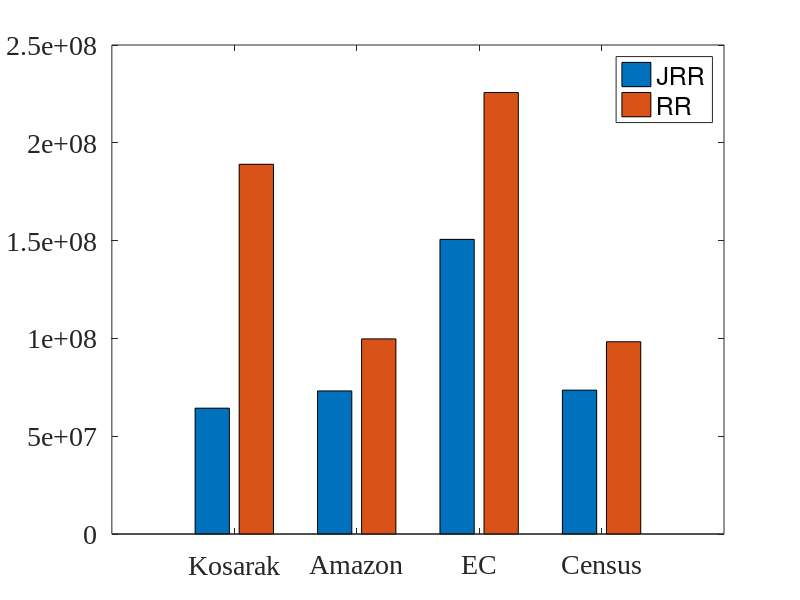
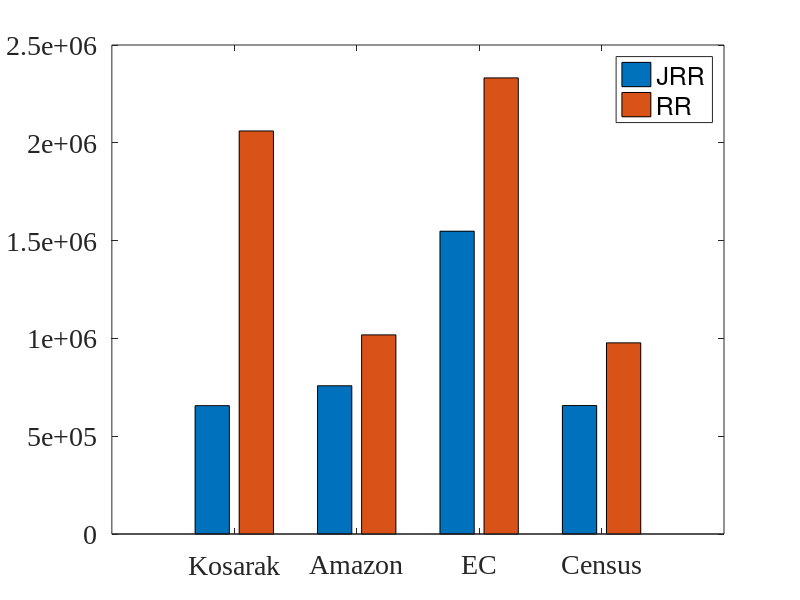
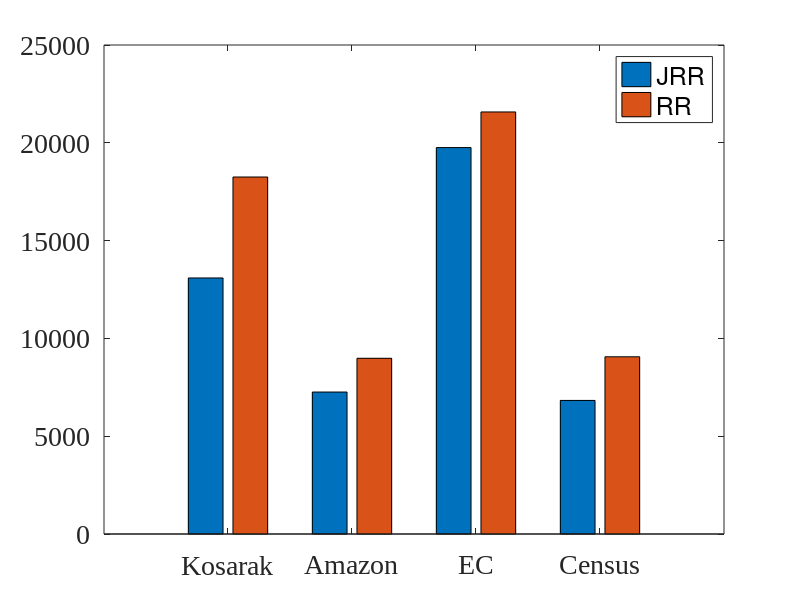

Reproduce these figures in MATLAB, in order.
close all
clear
clc

for epsilon_index = 2:4
    load ./estimated_Kos.mat
    mse_kos_jrr = var_pro(epsilon_index);
    mse_kos_rr = var_RR(epsilon_index);
    load ./estimated_Amazon.mat
    mse_amazon_jrr = var_pro(epsilon_index);
    mse_amazon_rr = var_RR(epsilon_index);
    load ./estimated_EC.mat
    mse_ec_jrr = var_pro(epsilon_index);
    mse_ec_rr = var_RR(epsilon_index);
    load ./estimated_Census.mat
    mse_census_jrr = var_pro(epsilon_index);
    mse_census_rr = var_RR(epsilon_index);
    
    bar_data = [mse_kos_jrr, mse_kos_rr;
        mse_amazon_jrr, mse_amazon_rr;
        mse_ec_jrr, mse_ec_rr;
        mse_census_jrr, mse_census_rr];
    figure;
    bar(bar_data);
    xlabel = {'Kosarak', 'Amazon', 'EC', 'Census'};
    set(gca, 'XTick', 1:size(bar_data, 1));
    set(gca, 'XTickLabel', xlabel);
    legend({'JRR', "RR"});
    set(gca, 'Fontsize', 20, 'Fontname', 'Times New Roman');
    filename = sprintf('real_world_index_%d.pdf', epsilon_index);
    exportgraphics(gcf, filename, 'ContentType', 'vector');
end

